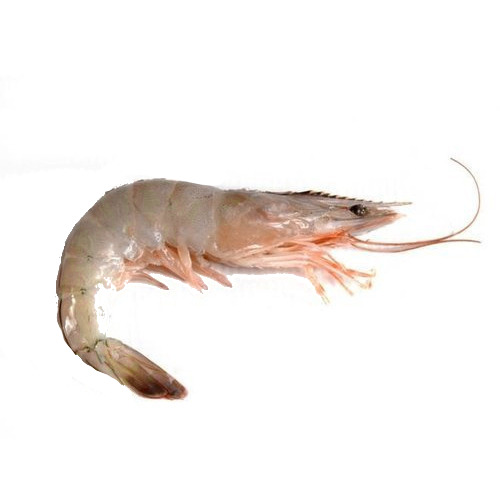
#> input picture image/kategori1/good9.jpg, 500 x 500 px
$ jupyter execute --allow-errors 'ComputerVision_Penilaian Udang Vaname.ipynb'   (older library calls are emulated)
#> lines starting #> are read from the running program, lines starting #| are printed output that depends on the picture; after the words box and inside, x2 and y2 are one past the last pixel; in counts of white or black regions, pixels touching at a corner belong together; long printed decimals are rounded
# OSK
## Penilaian Udang Vaname

[cell 1]
import numpy as np
import matplotlib.pyplot as plt
import matplotlib.colors as clr
from PIL import Image
import skimage
from skimage import io, color, feature
from skimage.filters import rank
from skimage.feature import greycomatrix, greycoprops
import os
import sys
import cv2

[cell 2]
def image_open(filepath):
#> called with filepath = 'image/kategori1/good9.jpg'
    img = Image.open(filepath)
#> img is the input picture: PIL image 500x500 RGB; mean R, G, B 244.5, 239.9, 236.9
    return np.array(img)

def plot (img):
    d = img.shape
#> d = (500, 500, 3)
    if len(d) == 2:
        r,c = img.shape
    else:
        r,c, de = img.shape
#> r = 500; c = 500; de = 3
    if r > c:
        figs = 10,(c/r)*10
    else:
        figs = (c/r)*10,10
#> figs = (10, 10)
    fig = plt.figure(figsize=figs)
    ax = fig.add_axes([0, 0, 1, 1])

    # Hide spines, ticks, etc.
    ax.axis('off')

    # Display the image.
    ax.imshow(img, cmap='gray')

    plt.show()

def rgb2lab(img):
    img = color.rgb2lab(img, illuminant='D50')
    return img

def rgb2hsv(img):
    img = clr.rgb_to_hsv(img)
    return img

def grayscale(img):
    img = 0.2989 * img[:,:,0] + 0.5870 * img[:,:,1] + 0.1140 * img[:,:,2]
#> img: shape (500, 500) float64
    return img

[cell 3]
filepath = "image/kategori1/good9.jpg"

img = image_open(filepath)

plot(img)

[cell 4]
def level_thresh(img, level=17):
    image = np.array(img)
    if len(image.shape) > 2:
        image = grayscale(image)
    high = 255
    diff = int(high // level)

    while(1):
        low = high - diff if (high - diff) >= 0 else 0
        to_low = np.array([low])
        to_high = np.array([high])
        mask = cv2.inRange(image, to_low, to_high)
        image[mask > 0] = high
        high -= diff

        if (low <= 0):
            break
#> this loop made 17 passes
#> pass 1, in level_thresh, `mask = cv2.inRange(image, to_low, to_high)`:
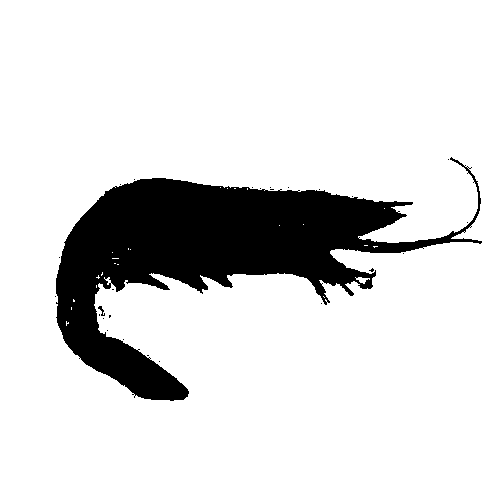
#> mask: shape (500, 500); 85.9% white; 26 black regions (24 under 20 px), largest, box (x1, y1, x2, y2) and area: (56, 157, 482, 401) 35140, (98, 306, 105, 316) 29
#> pass 3, in level_thresh, `mask = cv2.inRange(image, to_low, to_high)`:
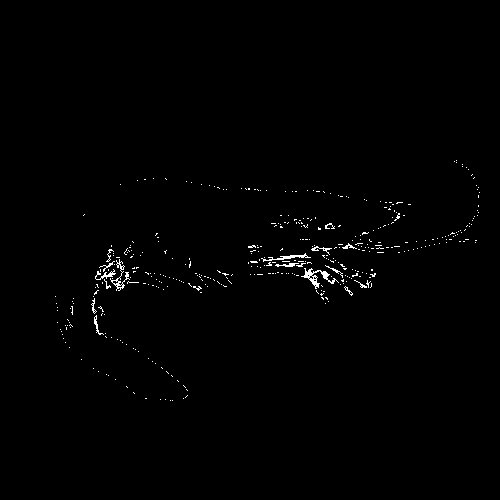
#> mask: shape (500, 500); 0.76% white in thin lines or dots, all inside (x1, y1, x2, y2) = (55, 160, 480, 401)
#> after the loop, high = 0
    return image.astype(int)
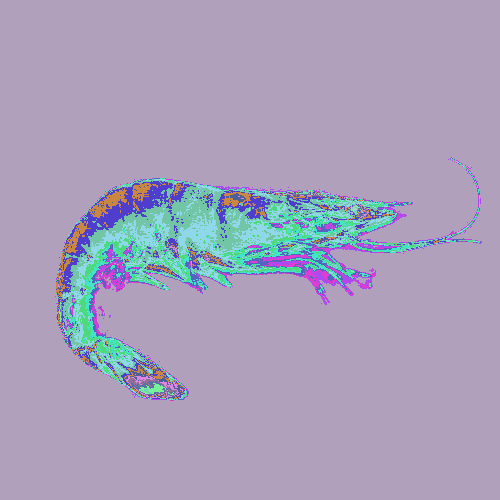
#> returned value: shape (500, 500) int64; 17 distinct labels, from 15 to 255; one colour per label, 0 black

[cell 5]
new_image = level_thresh(img,17)
plot(new_image)

[cell 6]
def replace_background(img, mask, threshold=235, replacement=[0,0,0]):
    """Remove white background into pure black background

    Input = PIL Image Array
            Threshold (Optional)"""
#> called with threshold = 235

    img[mask==0] = 0
    img = Image.fromarray(img)
    src = img.split()

    mask0 = src[0].point(lambda i: i < threshold)
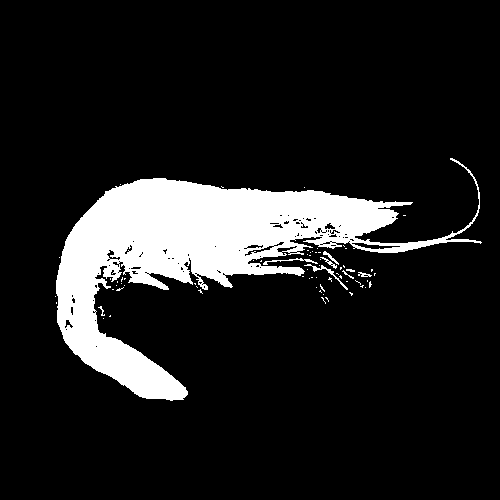
#> mask0: PIL image 500x500 L; values 0 (black) and 1 (white), 12.5% white; 69 white regions (60 under 20 px), largest, box (x1, y1, x2, y2) and area: (56, 158, 482, 401) 30644, (304, 264, 348, 290) 122, (263, 258, 318, 265) 97
    mask1 = src[1].point(lambda i: i < threshold)
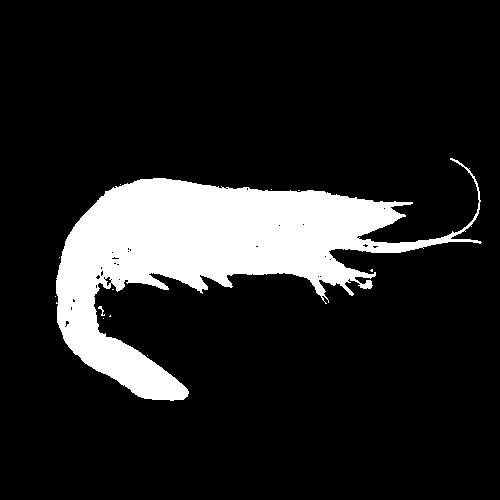
#> mask1: PIL image 500x500 L; values 0 (black) and 1 (white), 14% white; 12 white regions (10 under 20 px), largest, box (x1, y1, x2, y2) and area: (56, 158, 482, 401) 34856, (98, 306, 105, 316) 26
    mask2 = src[2].point(lambda i: i < threshold)
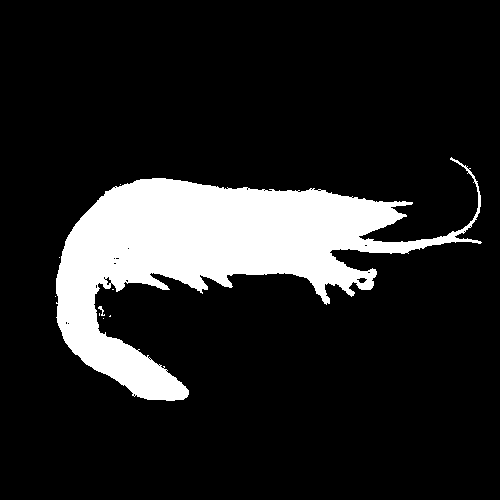
#> mask2: PIL image 500x500 L; values 0 (black) and 1 (white), 14.3% white; 9 white regions (7 under 20 px), largest, box (x1, y1, x2, y2) and area: (56, 157, 482, 401) 35659, (98, 306, 105, 316) 27

    img = np.array(img)
    mask0 = np.array(mask0)
    mask1 = np.array(mask1)
    mask2 = np.array(mask2)

    img[mask0 + mask1 + mask2 < 2] = replacement
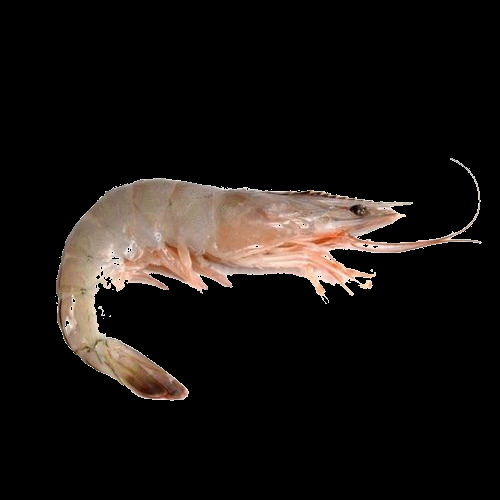
#> img: shape (500, 500, 3); mean R, G, B 25.2, 20.7, 17.9

    return img

[cell 7]
new_img = replace_background(img, new_image)
plot(new_img)

[cell 8]
def getColorMean(img, dimension, colorrange="rgb", ignore=[0,0,0]):
#> called with dimension = 0, colorrange = 'hsv'
    non_ignored_pixels = np.any(img != ignore, axis=-1)
#> non_ignored_pixels: shape (500, 500) bool; 14% white; 12 white regions (10 under 20 px), largest, box (x1, y1, x2, y2) and area: (56, 158, 482, 401) 34848, (98, 306, 105, 316) 26

    if colorrange == "hsv":
        img = rgb2hsv(img)
#> in rgb2hsv, `img = clr.rgb_to_hsv(img)`: img: shape (500, 500, 3) float32; mean of channels 0, 1, 2 0, 0, 25.3
    elif colorrange == "lab":
        img = rgb2lab(img)
    elif colorrange != "rgb":
        print("color range not identified, going with rgb")

    masked_image = img[non_ignored_pixels]

    mean_of_color = np.mean(masked_image[:,dimension])
#> mean_of_color = 0.0656

    return mean_of_color

[cell 9]
h_mean = getColorMean(new_img, 0, colorrange="hsv")
#> h_mean = 0.0656
s_mean = getColorMean(new_img, 1, colorrange="hsv")
#> s_mean = 0.299
v_mean = getColorMean(new_img, 2, colorrange="hsv")
#> v_mean = 180.9
l_mean = getColorMean(new_img, 0, colorrange="lab")
#> in rgb2lab, `img = color.rgb2lab(img, illuminant='D50')`: img: shape (500, 500, 3) float64; mean of channels 0, 1, 2 8.9, 1.1, 0.5
#> l_mean = 63.7
a_mean = getColorMean(new_img, 1, colorrange="lab")
#> a_mean = 7.76
b_mean = getColorMean(new_img, 2, colorrange="lab")
#> b_mean = 3.51

print(h_mean, s_mean, v_mean)
#| 0.0656 0.2994 180.905
print(l_mean, a_mean, b_mean)
#| 63.700 7.760 3.513

#> (a cell that did not finish here is left out)

#> (a cell that did not finish here is left out)

# GLCM

A statistical method of examining texture that considers the spatial relationship of pixels is the gray-level co-occurrence matrix (GLCM), also known as the gray-level spatial dependence matrix. The GLCM functions characterize the texture of an image by calculating how often pairs of pixel with specific values and in a specified spatial relationship occur in an image, creating a GLCM, and then extracting statistical measures from this matrix.

[cell 12]
def toGLCM(img, dimension, colorrange="rgb", distances = [1], angles = [0], ignore=[0,0,0]):
#> called with dimension = 0, colorrange = 'rgb'
    non_ignored_pixels = np.any(img != ignore, axis=-1)

    if colorrange == "hsv":
        img = rgb2hsv(img)
    elif colorrange == "lab":
        img = rgb2lab(img)
    elif colorrange != "rgb":
        print("color range not identified, going with rgb")

    img = img.astype('uint8')

    masked_image = img.copy()
    masked_image[masked_image==0] = 1
    masked_image[~non_ignored_pixels] = 0
    #plot(masked_image[:,:,dimension], "gray")
    #print(masked_image[:,:,dimension].mean())

    glcm = greycomatrix(masked_image[:,:,dimension],
                    distances=distances,
                    angles=angles,
                    symmetric=False,
                    normed=True)

    #print(np.all(masked_image[:,:,0]==masked_image[:,:,1]) and np.all(masked_image[:,:,1] == masked_image[:,:,2]))
    return glcm

[cell 13]
GLCMR = toGLCM(new_img, 0)
GLCMG = toGLCM(new_img, 1)
GLCMB = toGLCM(new_img, 2)
GLCMH = toGLCM(new_img, 0, "hsv")
#> in toGLCM (call 4), `img = img.astype('uint8')`: img: shape (500, 500, 3); mean of channels 0, 1, 2 0, 0, 25.3
#> in toGLCM (call 4), `masked_image[masked_image==0] = 1`: masked_image: shape (500, 500, 3); mean of channels 0, 1, 2 1, 1, 26.1
#> in toGLCM (call 4), `masked_image[~non_ignored_pixels] = 0`: masked_image: shape (500, 500, 3); mean of channels 0, 1, 2 0.1, 0.1, 25.3
GLCMS = toGLCM(new_img, 1, "hsv")
GLCMV = toGLCM(new_img, 2, "hsv")

print(np.all(GLCMR==GLCMG) and np.all(GLCMG==GLCMB))
#| False

[cell 14]
print(GLCMR.max(), GLCMR.min(), GLCMR.mean(), GLCMR.shape)
#| 0.8578 0.0 1.52587890625e-05 (256, 256, 1, 1)

# GLCM Textures

Contrast: Measures the local variations in the gray-level co-occurrence matrix.

Correlation: Measures the joint probability occurrence of the specified pixel pairs.

Energy: Provides the sum of squared elements in the GLCM. Also known as uniformity or the angular second moment.

Homogeneity: Measures the closeness of the distribution of elements in the GLCM to the GLCM diagonal.

[cell 15]
def getGLCMTexture(img, properties='contrast'):
    """
    Get GLCM Texture

    Input
    - GLCM Array
    - Properties: ‘contrast’, ‘dissimilarity’, ‘homogeneity’, ‘energy’, ‘correlation’, ‘ASM'
    """
#> called with img = array of shape (256, 256, 1, 1), properties = 'contrast'

    feats = greycoprops(img, prop=properties)
#> feats = [250.1]

    return feats

[cell 16]
print(getGLCMTexture(GLCMR)[0][0])
#| 250.066
print(getGLCMTexture(GLCMG)[0][0])
#| 226.449
print(getGLCMTexture(GLCMB)[0][0])
#| 208.717
print(getGLCMTexture(GLCMH)[0][0])
#| 0.004641
print(getGLCMTexture(GLCMS)[0][0])
#| 0.004641
print(getGLCMTexture(GLCMV)[0][0])
#| 250.091

[cell 17]
features = ["contrast", "energy", "correlation", "homogeneity"]

[cell 18]
loc = os.getcwd()
i = 0
csv = open("features.csv", "w+")
filepath = "image/"

[cell 19]
i = 0

#> (the rest of this cell did not finish here and is left out)

# Example Image of Each Category

[cell 20]
filepath1 = "image/kategori1/good1.jpg"
filepath2 = "image/kategori2/good24.jpg"
filepath3 = "image/kategori3/hitam25.jpg"

img1= image_open(filepath1)
#> call 2 of image_open, with filepath = 'image/kategori1/good1.jpg'
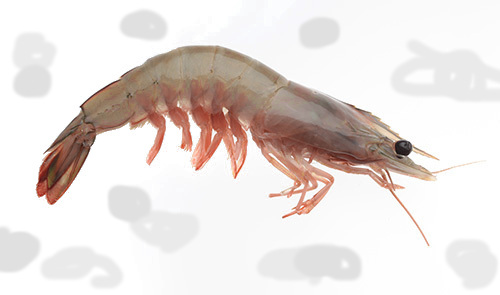
#> input picture image/kategori1/good1.jpg, 500 x 295 px
#> in image_open, img is the input picture: PIL image 500x295 RGB; mean R, G, B 231.2, 223.4, 220
img2= image_open(filepath2)
#> call 3 of image_open, with filepath = 'image/kategori2/good24.jpg'
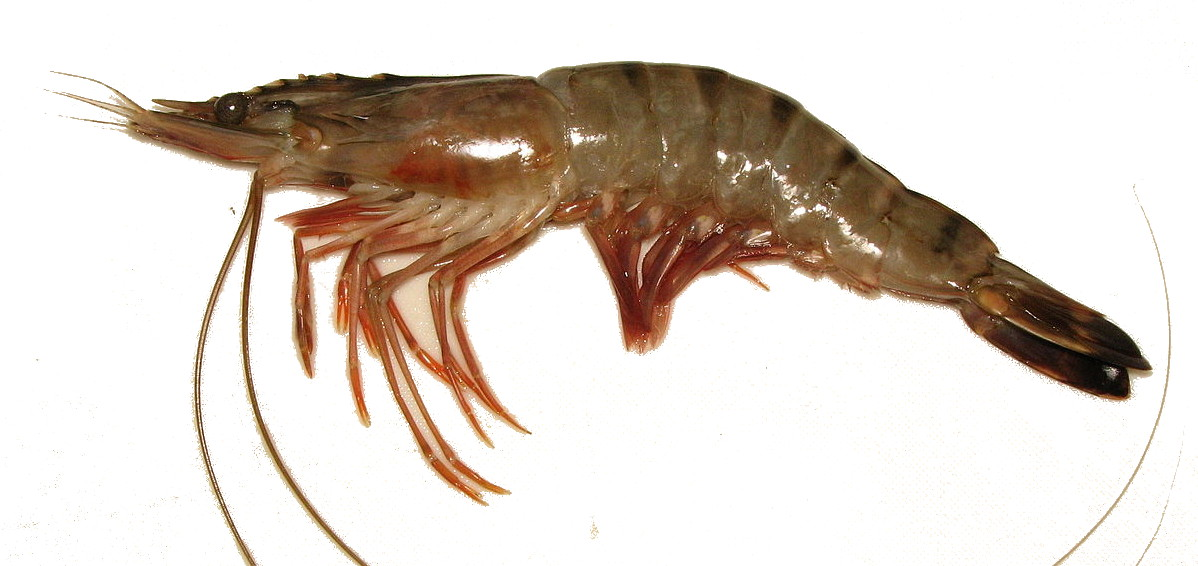
#> input picture image/kategori2/good24.jpg, 1198 x 566 px
#> in image_open, img is the input picture: PIL image 1198x566 RGB; mean R, G, B 220.9, 210.5, 201.6
img3= image_open(filepath3)
#> call 4 of image_open, with filepath = 'image/kategori3/hitam25.jpg'
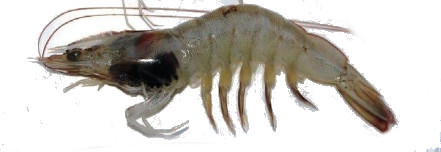
#> input picture image/kategori3/hitam25.jpg, 441 x 152 px
#> in image_open, img is the input picture: PIL image 441x152 RGB; mean R, G, B 204, 200.3, 194.5

plot(img1)
plot(img2)
plot(img3)

# Decision Tree

[cell 21]
import pandas as pd
#> (the rest of this cell did not finish here and is left out)

[cell 22]
col_names = ['Category', 'MeanH', 'MeanS', 'MeanV', 'MeanL', 'MeanA', 'MeanB', 'EntropyR', 'EntropyG', 'EntropyB', 'EntropyH', 'EntropyS', 'EntropyV', 'ContrastR', 'ContrastG', 'ContrastB', 'ContrastH', 'ContrastS', 'ContrastV', 'HomogeneityR', 'HomogeneityG', 'HomogeneityB', 'HomogeneityH', 'HomogeneityS', 'HomogeneityV', 'CorrelationR', 'CorrelationG', 'CorrelationB', 'CorrelationH', 'CorrelationS', 'CorrelationV', 'EnergyR', 'EnergyG', 'EnergyB', 'EnergyH', 'EnergyS', 'EnergyV', 'MeanGR', 'MeanGG', 'MeanGB', 'MeanGH', 'MeanGS', 'MeanGV']

dataset = pd.read_csv("features.csv", header=None, names=col_names)

[cell 23]
dataset.describe()

[cell 24]
dataset.head()

[cell 25]
feature_cols = ['MeanH', 'MeanS', 'MeanV', 'MeanL', 'MeanA', 'MeanB', 'EntropyR', 'EntropyG', 'EntropyB', 'EntropyH', 'EntropyS', 'EntropyV', 'ContrastR', 'ContrastG', 'ContrastB', 'ContrastH', 'ContrastS', 'ContrastV', 'HomogeneityR', 'HomogeneityG', 'HomogeneityB', 'HomogeneityH', 'HomogeneityS', 'HomogeneityV', 'CorrelationR', 'CorrelationG', 'CorrelationB', 'CorrelationH', 'CorrelationS', 'CorrelationV', 'EnergyR', 'EnergyG', 'EnergyB', 'EnergyH', 'EnergyS', 'EnergyV', 'MeanGR', 'MeanGG', 'MeanGB', 'MeanGH', 'MeanGS', 'MeanGV']
X = dataset[feature_cols] # Features
y = dataset.Category # Target variable

[cell 26]
scores = {}
test_sizes = [0.2, 0.25, 0.3, 0.35, 0.4, 0.45, 0.5, 0.55, 0.6, 0.65, 0.7, 0.75]

#> (the rest of this cell did not finish here and is left out)

[cell 27]
for size, score in scores.items():
    print(f"Test Size: {size}  \t Accuracy: {score}")

[cell 28]
sort = sorted(scores.items())
#> (the rest of this cell did not finish here and is left out)

[cell 29]
size = 0.3

scores2 = {}
max_depth = list(range(1,10))
max_depth.append(10)
max_depth.append(15)

#> (the rest of this cell did not finish here and is left out)

[cell 30]
for depth, score in scores2.items():
    print(f"Max Depth: {depth}  \t Accuracy: {score}")
